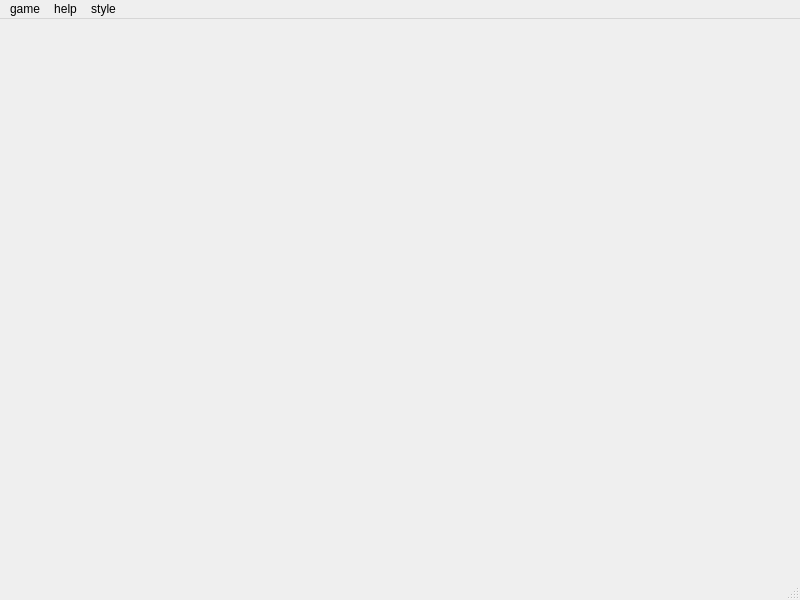
<?xml version="1.0" encoding="UTF-8"?>
<ui version="4.0">
 <class>SeaBattle</class>
 <widget class="QMainWindow" name="SeaBattle">
  <property name="geometry">
   <rect>
    <x>0</x>
    <y>0</y>
    <width>800</width>
    <height>600</height>
   </rect>
  </property>
  <property name="windowTitle">
   <string>Sea Battle</string>
  </property>
  <widget class="QWidget" name="centralwidget"/>
  <widget class="QMenuBar" name="menubar">
   <property name="enabled">
    <bool>true</bool>
   </property>
   <property name="geometry">
    <rect>
     <x>0</x>
     <y>0</y>
     <width>800</width>
     <height>21</height>
    </rect>
   </property>
   <property name="defaultUp">
    <bool>false</bool>
   </property>
   <property name="nativeMenuBar">
    <bool>false</bool>
   </property>
   <widget class="QMenu" name="menuGame">
    <property name="title">
     <string>game</string>
    </property>
    <addaction name="New_game"/>
   </widget>
   <widget class="QMenu" name="menuHelp">
    <property name="title">
     <string>help</string>
    </property>
    <addaction name="Rules"/>
    <addaction name="About_the_author"/>
   </widget>
   <widget class="QMenu" name="menuStyle">
    <property name="title">
     <string>style</string>
    </property>
    <addaction name="actionSea"/>
    <addaction name="actionBoard"/>
    <addaction name="actionDefault"/>
   </widget>
   <addaction name="menuGame"/>
   <addaction name="menuHelp"/>
   <addaction name="menuStyle"/>
  </widget>
  <widget class="QStatusBar" name="statusbar"/>
  <action name="Rules">
   <property name="checkable">
    <bool>false</bool>
   </property>
   <property name="checked">
    <bool>false</bool>
   </property>
   <property name="text">
    <string>rules</string>
   </property>
   <property name="autoRepeat">
    <bool>true</bool>
   </property>
  </action>
  <action name="About_the_author">
   <property name="text">
    <string>about the author</string>
   </property>
  </action>
  <action name="New_game">
   <property name="checkable">
    <bool>false</bool>
   </property>
   <property name="checked">
    <bool>false</bool>
   </property>
   <property name="enabled">
    <bool>true</bool>
   </property>
   <property name="text">
    <string>new game</string>
   </property>
  </action>
  <action name="actionSea">
   <property name="text">
    <string>sea</string>
   </property>
  </action>
  <action name="actionBoard">
   <property name="text">
    <string>board</string>
   </property>
  </action>
  <action name="actionDefault">
   <property name="text">
    <string>default</string>
   </property>
  </action>
 </widget>
 <resources/>
 <connections/>
</ui>
